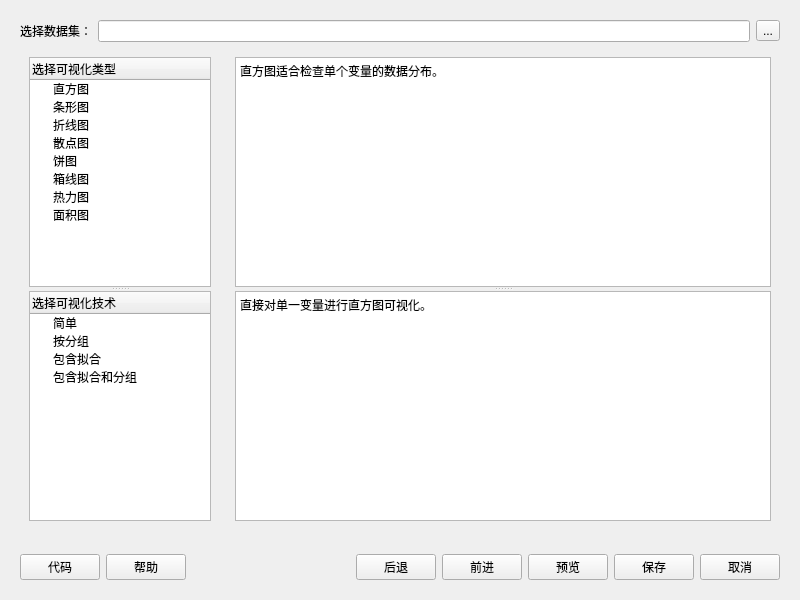
<?xml version="1.0" encoding="UTF-8"?>
<ui version="4.0">
 <class>Form</class>
 <widget class="QWidget" name="Form">
  <property name="geometry">
   <rect>
    <x>0</x>
    <y>0</y>
    <width>800</width>
    <height>600</height>
   </rect>
  </property>
  <property name="minimumSize">
   <size>
    <width>800</width>
    <height>600</height>
   </size>
  </property>
  <property name="windowTitle">
   <string>新建数据可视化</string>
  </property>
  <layout class="QVBoxLayout" name="verticalLayout_4">
   <item>
    <widget class="QStackedWidget" name="stackedWidget">
     <property name="currentIndex">
      <number>0</number>
     </property>
     <widget class="QWidget" name="page">
      <layout class="QVBoxLayout" name="verticalLayout_3">
       <item>
        <layout class="QHBoxLayout" name="horizontalLayout_4">
         <item>
          <widget class="QLabel" name="label">
           <property name="text">
            <string>选择数据集：</string>
           </property>
          </widget>
         </item>
         <item>
          <widget class="QLineEdit" name="lineEdit_dataset_name"/>
         </item>
         <item>
          <widget class="QToolButton" name="toolButton_dataset_name">
           <property name="text">
            <string>...</string>
           </property>
          </widget>
         </item>
        </layout>
       </item>
       <item>
        <layout class="QHBoxLayout" name="horizontalLayout_3">
         <item>
          <widget class="QWidget" name="widget_2" native="true">
           <property name="maximumSize">
            <size>
             <width>200</width>
             <height>16777215</height>
            </size>
           </property>
           <layout class="QVBoxLayout" name="verticalLayout_2">
            <item>
             <widget class="QSplitter" name="splitter">
              <property name="orientation">
               <enum>Qt::Vertical</enum>
              </property>
              <widget class="QTreeWidget" name="treeWidget_2">
               <column>
                <property name="text">
                 <string notr="true">选择可视化类型</string>
                </property>
               </column>
               <item>
                <property name="text">
                 <string>直方图</string>
                </property>
               </item>
               <item>
                <property name="text">
                 <string>条形图</string>
                </property>
               </item>
               <item>
                <property name="text">
                 <string>折线图</string>
                </property>
               </item>
               <item>
                <property name="text">
                 <string>散点图</string>
                </property>
               </item>
               <item>
                <property name="text">
                 <string>饼图</string>
                </property>
               </item>
               <item>
                <property name="text">
                 <string>箱线图</string>
                </property>
               </item>
               <item>
                <property name="text">
                 <string>热力图</string>
                </property>
               </item>
               <item>
                <property name="text">
                 <string>面积图</string>
                </property>
               </item>
              </widget>
              <widget class="QTreeWidget" name="treeWidget">
               <column>
                <property name="text">
                 <string>选择可视化技术</string>
                </property>
               </column>
               <item>
                <property name="text">
                 <string>简单</string>
                </property>
               </item>
               <item>
                <property name="text">
                 <string>按分组</string>
                </property>
               </item>
               <item>
                <property name="text">
                 <string>包含拟合</string>
                </property>
               </item>
               <item>
                <property name="text">
                 <string>包含拟合和分组</string>
                </property>
               </item>
              </widget>
             </widget>
            </item>
           </layout>
          </widget>
         </item>
         <item>
          <widget class="QWidget" name="widget_3" native="true">
           <layout class="QVBoxLayout" name="verticalLayout">
            <item>
             <widget class="QSplitter" name="splitter_2">
              <property name="orientation">
               <enum>Qt::Vertical</enum>
              </property>
              <widget class="QTextEdit" name="textEdit_2">
               <property name="readOnly">
                <bool>true</bool>
               </property>
               <property name="html">
                <string>&lt;!DOCTYPE HTML PUBLIC &quot;-//W3C//DTD HTML 4.0//EN&quot; &quot;http://www.w3.org/TR/REC-html40/strict.dtd&quot;&gt;
&lt;html&gt;&lt;head&gt;&lt;meta name=&quot;qrichtext&quot; content=&quot;1&quot; /&gt;&lt;style type=&quot;text/css&quot;&gt;
p, li { white-space: pre-wrap; }
&lt;/style&gt;&lt;/head&gt;&lt;body style=&quot; font-family:'SimSun'; font-size:9pt; font-weight:400; font-style:normal;&quot;&gt;
&lt;p style=&quot; margin-top:0px; margin-bottom:0px; margin-left:0px; margin-right:0px; -qt-block-indent:0; text-indent:0px;&quot;&gt;&lt;span style=&quot; font-family:'SimSun';&quot;&gt;直方图适合检查单个变量的数据分布。&lt;/span&gt;&lt;/p&gt;&lt;/body&gt;&lt;/html&gt;</string>
               </property>
              </widget>
              <widget class="QTextEdit" name="textEdit">
               <property name="readOnly">
                <bool>true</bool>
               </property>
               <property name="html">
                <string>&lt;!DOCTYPE HTML PUBLIC &quot;-//W3C//DTD HTML 4.0//EN&quot; &quot;http://www.w3.org/TR/REC-html40/strict.dtd&quot;&gt;
&lt;html&gt;&lt;head&gt;&lt;meta name=&quot;qrichtext&quot; content=&quot;1&quot; /&gt;&lt;style type=&quot;text/css&quot;&gt;
p, li { white-space: pre-wrap; }
&lt;/style&gt;&lt;/head&gt;&lt;body style=&quot; font-family:'SimSun'; font-size:9pt; font-weight:400; font-style:normal;&quot;&gt;
&lt;p style=&quot; margin-top:0px; margin-bottom:0px; margin-left:0px; margin-right:0px; -qt-block-indent:0; text-indent:0px;&quot;&gt;&lt;img src=&quot;:/pyqt/source/image/hist_simple.png&quot; /&gt;&lt;/p&gt;
&lt;p style=&quot; margin-top:0px; margin-bottom:0px; margin-left:0px; margin-right:0px; -qt-block-indent:0; text-indent:0px;&quot;&gt;&lt;span style=&quot; font-family:'SimSun';&quot;&gt;直接对单一变量进行直方图可视化。&lt;/span&gt;&lt;/p&gt;&lt;/body&gt;&lt;/html&gt;</string>
               </property>
              </widget>
             </widget>
            </item>
           </layout>
          </widget>
         </item>
        </layout>
       </item>
      </layout>
     </widget>
     <widget class="QWidget" name="page_2">
      <layout class="QVBoxLayout" name="verticalLayout_9">
       <item>
        <widget class="QSplitter" name="splitter_3">
         <property name="orientation">
          <enum>Qt::Horizontal</enum>
         </property>
         <widget class="QWidget" name="widget_4" native="true">
          <property name="maximumSize">
           <size>
            <width>200</width>
            <height>16777215</height>
           </size>
          </property>
          <layout class="QVBoxLayout" name="verticalLayout_5">
           <property name="leftMargin">
            <number>0</number>
           </property>
           <property name="topMargin">
            <number>0</number>
           </property>
           <property name="rightMargin">
            <number>0</number>
           </property>
           <property name="bottomMargin">
            <number>0</number>
           </property>
           <item>
            <widget class="QLabel" name="label_2">
             <property name="text">
              <string>变量列表:</string>
             </property>
            </widget>
           </item>
           <item>
            <widget class="QListWidget" name="listWidget_var">
             <property name="selectionMode">
              <enum>QAbstractItemView::ExtendedSelection</enum>
             </property>
            </widget>
           </item>
          </layout>
         </widget>
         <widget class="QWidget" name="widget_5" native="true">
          <layout class="QHBoxLayout" name="horizontalLayout_5">
           <property name="leftMargin">
            <number>0</number>
           </property>
           <property name="topMargin">
            <number>0</number>
           </property>
           <property name="rightMargin">
            <number>0</number>
           </property>
           <property name="bottomMargin">
            <number>0</number>
           </property>
           <item>
            <layout class="QVBoxLayout" name="verticalLayout_8" stretch="0,9">
             <item>
              <layout class="QVBoxLayout" name="verticalLayout_12">
               <item>
                <layout class="QHBoxLayout" name="horizontalLayout_12">
                 <item>
                  <widget class="QLabel" name="label_12">
                   <property name="text">
                    <string>已选变量</string>
                   </property>
                  </widget>
                 </item>
                 <item>
                  <spacer name="horizontalSpacer_5">
                   <property name="orientation">
                    <enum>Qt::Horizontal</enum>
                   </property>
                   <property name="sizeHint" stdset="0">
                    <size>
                     <width>40</width>
                     <height>20</height>
                    </size>
                   </property>
                  </spacer>
                 </item>
                 <item>
                  <widget class="QPushButton" name="pushButton_selected_del">
                   <property name="maximumSize">
                    <size>
                     <width>50</width>
                     <height>16777215</height>
                    </size>
                   </property>
                   <property name="text">
                    <string/>
                   </property>
                   <property name="icon">
                    <iconset resource="../pyqtsource.qrc">
                     <normaloff>:/pyqt/source/images/lc_delete.png</normaloff>:/pyqt/source/images/lc_delete.png</iconset>
                   </property>
                   <property name="level" stdset="0">
                    <string>tool</string>
                   </property>
                  </widget>
                 </item>
                 <item>
                  <widget class="QPushButton" name="pushButton_selected_down">
                   <property name="maximumSize">
                    <size>
                     <width>50</width>
                     <height>16777215</height>
                    </size>
                   </property>
                   <property name="text">
                    <string/>
                   </property>
                   <property name="icon">
                    <iconset resource="../pyqtsource.qrc">
                     <normaloff>:/pyqt/source/images/down1.svg</normaloff>:/pyqt/source/images/down1.svg</iconset>
                   </property>
                   <property name="level" stdset="0">
                    <string>tool</string>
                   </property>
                  </widget>
                 </item>
                 <item>
                  <widget class="QPushButton" name="pushButton_selected_up">
                   <property name="maximumSize">
                    <size>
                     <width>50</width>
                     <height>16777215</height>
                    </size>
                   </property>
                   <property name="text">
                    <string/>
                   </property>
                   <property name="icon">
                    <iconset resource="../pyqtsource.qrc">
                     <normaloff>:/pyqt/source/images/up1.svg</normaloff>:/pyqt/source/images/up1.svg</iconset>
                   </property>
                   <property name="level" stdset="0">
                    <string>tool</string>
                   </property>
                  </widget>
                 </item>
                 <item>
                  <widget class="QPushButton" name="pushButton_selected_add">
                   <property name="text">
                    <string/>
                   </property>
                   <property name="icon">
                    <iconset resource="../pyqtsource.qrc">
                     <normaloff>:/pyqt/source/images/add.svg</normaloff>:/pyqt/source/images/add.svg</iconset>
                   </property>
                   <property name="level" stdset="0">
                    <string>tool</string>
                   </property>
                  </widget>
                 </item>
                </layout>
               </item>
               <item>
                <layout class="QHBoxLayout" name="horizontalLayout_13">
                 <item>
                  <widget class="QListWidget" name="listWidget_selected"/>
                 </item>
                </layout>
               </item>
              </layout>
             </item>
             <item>
              <layout class="QVBoxLayout" name="verticalLayout_7">
               <item>
                <layout class="QHBoxLayout" name="horizontalLayout_8">
                 <item>
                  <widget class="QLabel" name="label_4">
                   <property name="text">
                    <string>分组变量</string>
                   </property>
                  </widget>
                 </item>
                 <item>
                  <spacer name="horizontalSpacer_3">
                   <property name="orientation">
                    <enum>Qt::Horizontal</enum>
                   </property>
                   <property name="sizeHint" stdset="0">
                    <size>
                     <width>40</width>
                     <height>20</height>
                    </size>
                   </property>
                  </spacer>
                 </item>
                 <item>
                  <widget class="QPushButton" name="pushButton_group_del">
                   <property name="maximumSize">
                    <size>
                     <width>50</width>
                     <height>16777215</height>
                    </size>
                   </property>
                   <property name="text">
                    <string/>
                   </property>
                   <property name="icon">
                    <iconset resource="../pyqtsource.qrc">
                     <normaloff>:/pyqt/source/images/lc_delete.png</normaloff>:/pyqt/source/images/lc_delete.png</iconset>
                   </property>
                   <property name="level" stdset="0">
                    <string>tool</string>
                   </property>
                  </widget>
                 </item>
                 <item>
                  <widget class="QPushButton" name="pushButton_group_down">
                   <property name="maximumSize">
                    <size>
                     <width>50</width>
                     <height>16777215</height>
                    </size>
                   </property>
                   <property name="text">
                    <string/>
                   </property>
                   <property name="icon">
                    <iconset resource="../pyqtsource.qrc">
                     <normaloff>:/pyqt/source/images/down1.svg</normaloff>:/pyqt/source/images/down1.svg</iconset>
                   </property>
                   <property name="level" stdset="0">
                    <string>tool</string>
                   </property>
                  </widget>
                 </item>
                 <item>
                  <widget class="QPushButton" name="pushButton_group_up">
                   <property name="maximumSize">
                    <size>
                     <width>50</width>
                     <height>16777215</height>
                    </size>
                   </property>
                   <property name="text">
                    <string/>
                   </property>
                   <property name="icon">
                    <iconset resource="../pyqtsource.qrc">
                     <normaloff>:/pyqt/source/images/up1.svg</normaloff>:/pyqt/source/images/up1.svg</iconset>
                   </property>
                   <property name="level" stdset="0">
                    <string>tool</string>
                   </property>
                  </widget>
                 </item>
                 <item>
                  <widget class="QPushButton" name="pushButton_group_add">
                   <property name="text">
                    <string/>
                   </property>
                   <property name="icon">
                    <iconset resource="../pyqtsource.qrc">
                     <normaloff>:/pyqt/source/images/add.svg</normaloff>:/pyqt/source/images/add.svg</iconset>
                   </property>
                   <property name="level" stdset="0">
                    <string>tool</string>
                   </property>
                  </widget>
                 </item>
                </layout>
               </item>
               <item>
                <layout class="QHBoxLayout" name="horizontalLayout_9">
                 <item>
                  <widget class="QListWidget" name="listWidget_group">
                   <property name="selectionMode">
                    <enum>QAbstractItemView::ExtendedSelection</enum>
                   </property>
                  </widget>
                 </item>
                </layout>
               </item>
              </layout>
             </item>
            </layout>
           </item>
           <item>
            <widget class="QWidget" name="widget_6" native="true">
             <layout class="QVBoxLayout" name="verticalLayout_10">
              <item>
               <layout class="QFormLayout" name="formLayout">
                <item row="0" column="0">
                 <widget class="QLabel" name="label_10">
                  <property name="text">
                   <string>类型:</string>
                  </property>
                 </widget>
                </item>
                <item row="0" column="1">
                 <widget class="QComboBox" name="comboBox_type">
                  <item>
                   <property name="text">
                    <string>简单条形图</string>
                   </property>
                  </item>
                  <item>
                   <property name="text">
                    <string>分组条形图</string>
                   </property>
                  </item>
                  <item>
                   <property name="text">
                    <string>堆积条形图</string>
                   </property>
                  </item>
                 </widget>
                </item>
                <item row="2" column="0">
                 <widget class="QLabel" name="label_7">
                  <property name="text">
                   <string>标题:</string>
                  </property>
                 </widget>
                </item>
                <item row="2" column="1">
                 <widget class="QLineEdit" name="lineEdit_title"/>
                </item>
                <item row="3" column="0">
                 <widget class="QLabel" name="label_6">
                  <property name="text">
                   <string>X轴标题:</string>
                  </property>
                 </widget>
                </item>
                <item row="3" column="1">
                 <widget class="QLineEdit" name="lineEdit_xlabel"/>
                </item>
                <item row="4" column="0">
                 <widget class="QLabel" name="label_9">
                  <property name="text">
                   <string>Y轴标题:</string>
                  </property>
                 </widget>
                </item>
                <item row="4" column="1">
                 <widget class="QLineEdit" name="lineEdit_ylabel"/>
                </item>
                <item row="1" column="0">
                 <widget class="QLabel" name="label_8">
                  <property name="text">
                   <string>字体:</string>
                  </property>
                 </widget>
                </item>
                <item row="1" column="1">
                 <widget class="QFontComboBox" name="fontComboBox">
                  <property name="currentText">
                   <string>黑体</string>
                  </property>
                 </widget>
                </item>
               </layout>
              </item>
              <item>
               <spacer name="verticalSpacer">
                <property name="orientation">
                 <enum>Qt::Vertical</enum>
                </property>
                <property name="sizeHint" stdset="0">
                 <size>
                  <width>20</width>
                  <height>40</height>
                 </size>
                </property>
               </spacer>
              </item>
             </layout>
            </widget>
           </item>
          </layout>
         </widget>
        </widget>
       </item>
      </layout>
     </widget>
    </widget>
   </item>
   <item>
    <widget class="QWidget" name="widget" native="true">
     <property name="maximumSize">
      <size>
       <width>16777215</width>
       <height>50</height>
      </size>
     </property>
     <layout class="QHBoxLayout" name="horizontalLayout_2">
      <item>
       <layout class="QHBoxLayout" name="horizontalLayout">
        <item>
         <widget class="QPushButton" name="pushButton_help_2">
          <property name="text">
           <string>代码</string>
          </property>
         </widget>
        </item>
        <item>
         <widget class="QPushButton" name="pushButton_help">
          <property name="text">
           <string>帮助</string>
          </property>
         </widget>
        </item>
        <item>
         <spacer name="horizontalSpacer">
          <property name="orientation">
           <enum>Qt::Horizontal</enum>
          </property>
          <property name="sizeHint" stdset="0">
           <size>
            <width>40</width>
            <height>20</height>
           </size>
          </property>
         </spacer>
        </item>
        <item>
         <widget class="QPushButton" name="pushButton_last">
          <property name="text">
           <string>后退</string>
          </property>
         </widget>
        </item>
        <item>
         <widget class="QPushButton" name="pushButton_next">
          <property name="text">
           <string>前进</string>
          </property>
         </widget>
        </item>
        <item>
         <widget class="QPushButton" name="pushButton_preview">
          <property name="text">
           <string>预览</string>
          </property>
         </widget>
        </item>
        <item>
         <widget class="QPushButton" name="pushButton_save">
          <property name="text">
           <string>保存</string>
          </property>
         </widget>
        </item>
        <item>
         <widget class="QPushButton" name="pushButton_cancel">
          <property name="text">
           <string>取消</string>
          </property>
         </widget>
        </item>
       </layout>
      </item>
     </layout>
    </widget>
   </item>
  </layout>
 </widget>
 <resources>
  <include location="../pyqtsource.qrc"/>
 </resources>
 <connections/>
</ui>
